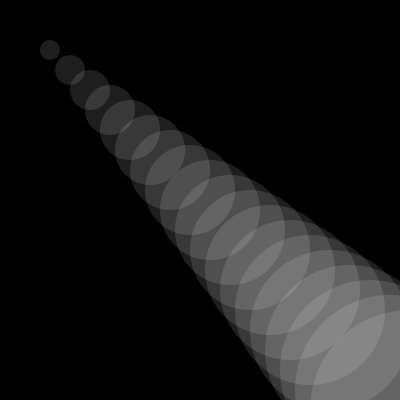
Frame 1 (no input)
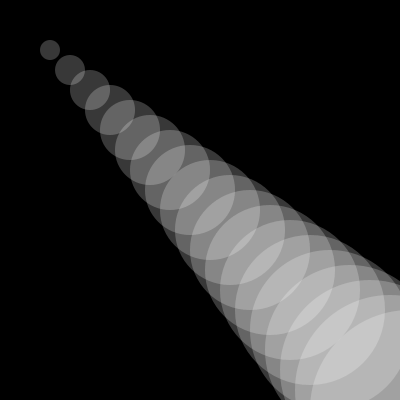
Frame 2 (the mouse pressed at the canvas centre, redrawn once)

The Processing sketch that drew these frames (run headless with seeded random() and noise(); the mouse was pressed at the canvas centre and the sketch redrawn once):

// Processing sketch: processing_81950
// ── processing_81950.pde

void setup ()
{
  size(400,400);
  background (0);
  smooth ();
  noStroke ();
}

void draw ()
{
  fill(255,30);
  ellipse(50,50,20,20);
  
  translate(20,20);
  ellipse(50,50,30,30);
  
  translate(20,20);
  ellipse(50,50,40,40);
  
  translate(20,20);
  ellipse(50,50,50,50);
  
  translate(20,20);
    ellipse(50,50,60,60);

  translate(20,20);
    ellipse(50,50,70,70);

  translate(20,20);
    ellipse(50,50,80,80);

  translate(20,20);
    ellipse(50,50,90,90);

  translate(20,20);
    ellipse(50,50,100,100);

  translate(20,20);
    ellipse(50,50,110,110);

  translate(20,20);
      ellipse(50,50,120,120);

  translate(20,20);
      ellipse(50,50,130,130);

  translate(20,20);
      ellipse(50,50,140,140);

  translate(20,20);
      ellipse(50,50,150,150);

  translate(20,20);
      ellipse(50,50,160,160);

  translate(20,20);
    ellipse(50,50,170,170);
    
      translate(20,20);
          ellipse(50,50,180,180);

  translate(20,20);
      ellipse(50,50,190,190);
 
 translate(20,20);
       ellipse(50,50,200,200);



noLoop();
}
